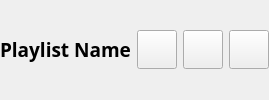
                    <widget class="QWidget" name="playlist_contents_header" native="true">
                     <layout class="QHBoxLayout" name="horizontalLayout_6">
                      <property name="leftMargin">
                       <number>0</number>
                      </property>
                      <property name="topMargin">
                       <number>0</number>
                      </property>
                      <property name="rightMargin">
                       <number>0</number>
                      </property>
                      <property name="bottomMargin">
                       <number>0</number>
                      </property>
                      <item>
                       <widget class="QLabel" name="playlist_name_label">
                        <property name="sizePolicy">
                         <sizepolicy hsizetype="Preferred" vsizetype="Maximum">
                          <horstretch>0</horstretch>
                          <verstretch>0</verstretch>
                         </sizepolicy>
                        </property>
                        <property name="font">
                         <font>
                          <family>Segoe UI Semibold</family>
                          <pointsize>14</pointsize>
                          <bold>true</bold>
                         </font>
                        </property>
                        <property name="text">
                         <string>Playlist Name</string>
                        </property>
                       </widget>
                      </item>
                      <item>
                       <widget class="QToolButton" name="playlist_edit_button">
                        <property name="cursor">
                         <cursorShape>PointingHandCursor</cursorShape>
                        </property>
                        <property name="text">
                         <string/>
                        </property>
                        <property name="icon">
                         <iconset resource="../resource.qrc">
                          <normaloff>:/resources/assets/images/edit.png</normaloff>:/resources/assets/images/edit.png</iconset>
                        </property>
                        <property name="iconSize">
                         <size>
                          <width>32</width>
                          <height>32</height>
                         </size>
                        </property>
                       </widget>
                      </item>
                      <item>
                       <widget class="QToolButton" name="playlist_shuffle_button">
                        <property name="cursor">
                         <cursorShape>PointingHandCursor</cursorShape>
                        </property>
                        <property name="text">
                         <string/>
                        </property>
                        <property name="icon">
                         <iconset resource="../resource.qrc">
                          <normaloff>:/resources/assets/images/shuffle.png</normaloff>:/resources/assets/images/shuffle.png</iconset>
                        </property>
                        <property name="iconSize">
                         <size>
                          <width>32</width>
                          <height>32</height>
                         </size>
                        </property>
                       </widget>
                      </item>
                      <item>
                       <widget class="QToolButton" name="playlist_play_button">
                        <property name="cursor">
                         <cursorShape>PointingHandCursor</cursorShape>
                        </property>
                        <property name="text">
                         <string/>
                        </property>
                        <property name="icon">
                         <iconset resource="../resource.qrc">
                          <normaloff>:/resources/assets/images/play_ver2.png</normaloff>:/resources/assets/images/play_ver2.png</iconset>
                        </property>
                        <property name="iconSize">
                         <size>
                          <width>32</width>
                          <height>32</height>
                         </size>
                        </property>
                       </widget>
                      </item>
                     </layout>
                    </widget>
